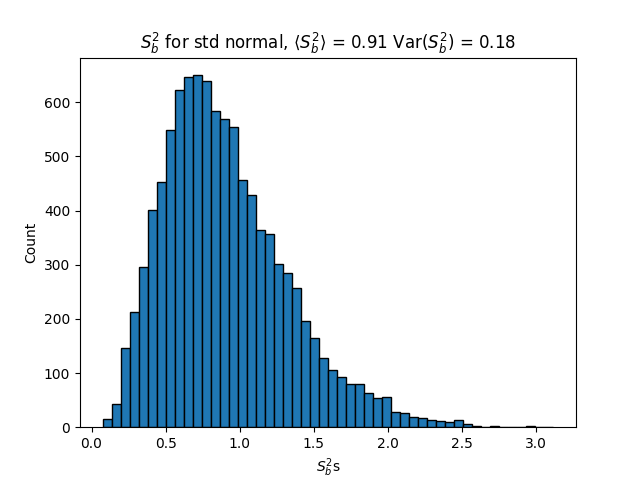

The Python source for this figure:
import numpy as np
import matplotlib.pyplot as plt

n_trials = 10
n_experiments = 10000

def get_dataset(n_trials: int, n_experiments: int)-> np.array:
    '''

    Draw n=100 values from a population of Gaussian-distributed numbers with mean μ=0 and standard deviation σ=1.

    f(x) = 1 / sqrt(2 * pi * sigma) * exp[-(x - mu)^2 / (2 * sigma ^2)]

    For the case of mu = 0 , sigma = 1, this is the Standard Normal which is a specific case of the Gaussian Distribution.
    It is a continuous probabilty density function
    
    r(x) = 1 / sqrt(2 * pi) * exp [ -x^2 / 2]

    arg1: n_experiments = number of experiments
    arg2: n_trials = number of trials
    '''

    return np.random.standard_normal(size = (n_experiments, n_trials))

def generate_sample_means(datasets: np.array)-> np.array:
    '''
    Compute  \bar{X} .
    Gets the mean of the sample

    arg1: datasets = sample mean

    returns mean of sample mean
    '''


    X_bars = np.mean(datasets, axis = 0)

    return X_bars



def part_1():
    '''
    To determine if this is the case, sample n=10 values from a normal distribution with μ=0 and σ=1, computing Sb2, and repeating Ne=10,000 times.
    Plot the histogram of the 10,000 Sb2 values, and, in the title, display the average and variance of the 10,000 Sb2 values.
    
    On the plot title, show the average value of the 10,000 Sb2 values (it should be slightly less than σ2).
    '''
    datasets = get_dataset(n_experiments, n_trials)
    X_bars = generate_sample_means(datasets)

    Sbs = np.array([])

    for n_ex in range(n_experiments):
        sum = 0
        for n_t in range(n_trials):
            sum +=(datasets[n_t, n_ex] - X_bars[n_ex])**2/n_trials
        Sbs = np.append(Sbs, sum)
    var = 'Var'
    plt.title(fr"$S_b^2$ for std normal, $\langle S_b^2 \rangle$ = {Sbs.mean():.2f} " + r"$\text{Var}(S_b^2)$ = " +   fr"{Sbs.var():.2f}")
    plt.ylabel(fr"Count")   
    plt.xlabel("$S_b^2$s")
    plt.hist(Sbs, bins = 50, edgecolor = "black")
    plt.savefig("HW3_3/HW3_3_2.png")
    plt.show()


def main():
    part_1()
    
if __name__ == "__main__":
    main()
